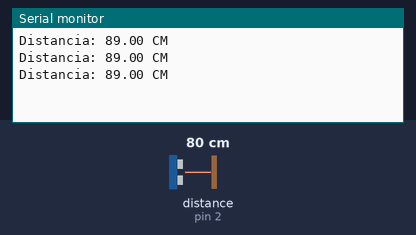
Bench run of a sketch on a simulated Arduino Uno, built with avr-gcc and run on an emulated ATmega328P. On the bench: the last lines printed to the serial monitor. Wiring (inferred from the names in the program): ultrasonic range finder: trigger pin 15; echo pin 2. The inputs (shaded band) are chosen by the test bench; at power-on: distance to the obstacle (sensor on pin 2) 80 cm. The echo pulse lasts 58.3 µs per cm.

Above: at 1.3 s.
1.4 s: distance to the obstacle (sensor on pin 2) set to 2 cm
At 1.9 s:
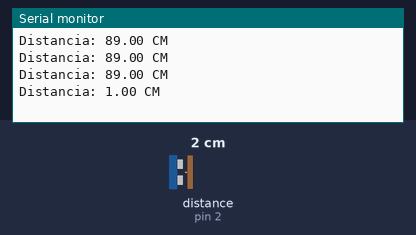
2.9 s: distance to the obstacle (sensor on pin 2) set to 4 cm
At 3.4 s:
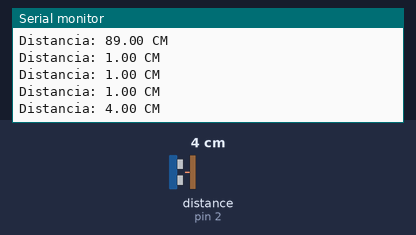
Timing chart, 0 to 5.9 s (numbered marks = the images above; inputs shaded):
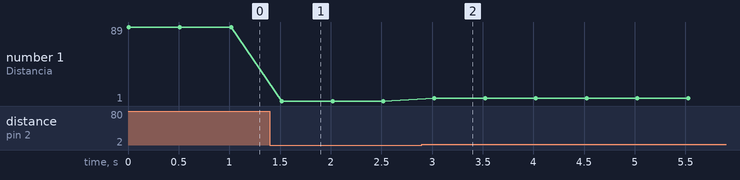

The sketch:

sketch_apr28a.ino
```cpp
long tiempo;
float distancia;
const int echo = 2;
const int trig = 15;

void setup() {

  pinMode(trig, OUTPUT);
  pinMode(echo, INPUT);
  Serial.begin(9600);

}

void loop() {

  digitalWrite(trig, LOW);
  delayMicroseconds(1);
  digitalWrite(trig, HIGH);
  delayMicroseconds(10);
  digitalWrite(trig, LOW);
  tiempo = pulseIn(echo, HIGH);
  distancia = tiempo / 52;
  Serial.print("Distancia: ");
  Serial.print(distancia);
  Serial.println(" CM");
  delay(500);
}
```

Measured:
- after the input at 1.4 s, the serial monitor: prints a new line after 0.12 s (image 1)
- after the input at 2.9 s, the serial monitor: prints a new line after 0.12 s (image 2)
- plotted number 1: 89 → 1 after the input at 1.4 s, 1 → 4 after the input at 2.9 s
